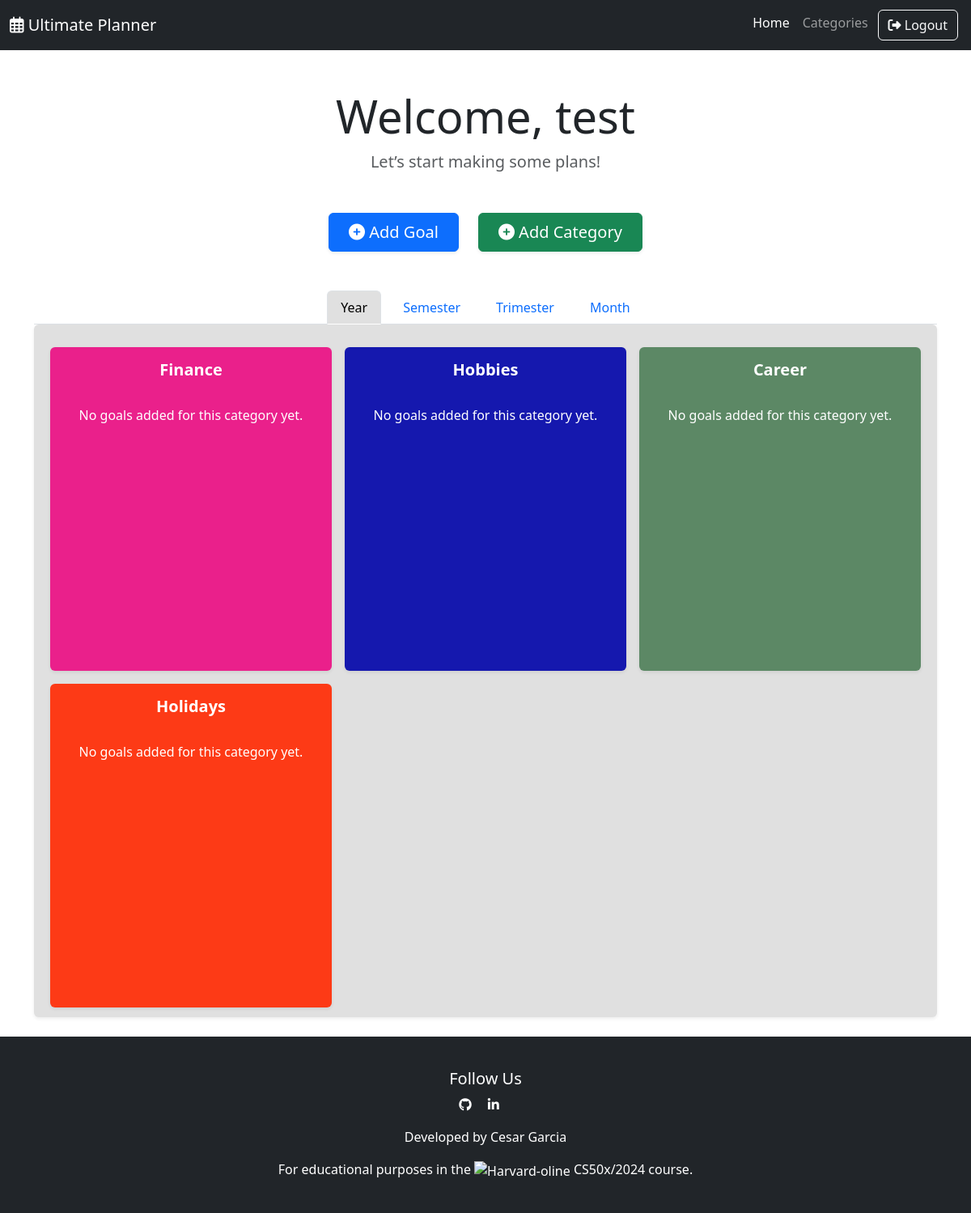
Page /dashboard (signed in) on the earlier database version.
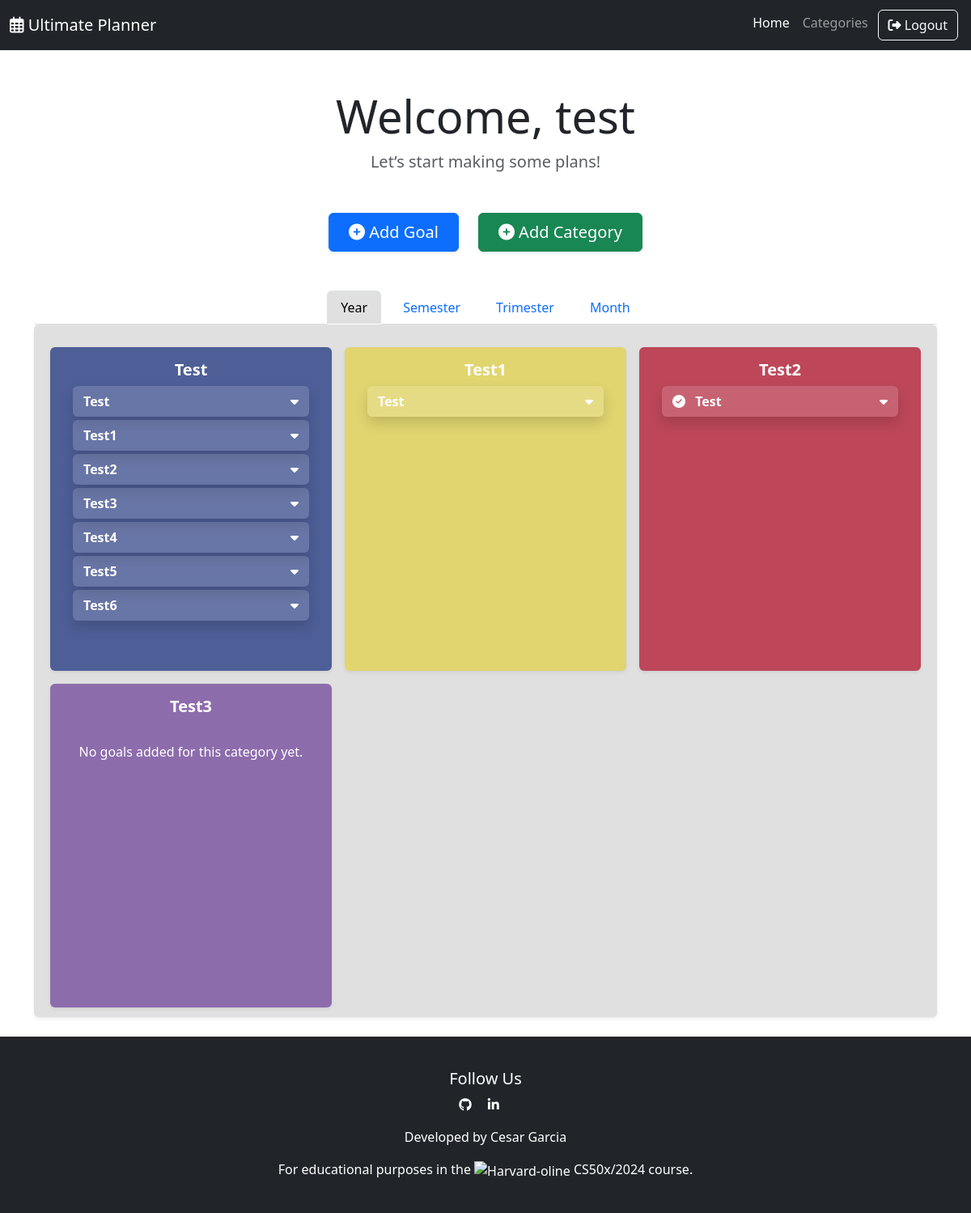
Same page on the later database version.
### app.py (models this page shows, shortened)
class User(db.Model):
    user_id = db.Column(db.Integer, primary_key=True)
    user_name = db.Column(db.String(120), unique=True, nullable=False)
    password = db.Column(db.String(128), nullable=False)
    categories = db.relationship('Category', backref='user', lazy=True)

class Category(db.Model):
    category_id = db.Column(db.Integer, primary_key=True)
    category_name = db.Column(db.String(100), nullable=False)
    category_color = db.Column(db.String(7), nullable=False)
    user_id = db.Column(db.Integer, db.ForeignKey('user.user_id'), nullable=False)
    __table_args__ = (
        db.UniqueConstraint('category_name', 'user_id', name='unique_category_per_user'),
        db.UniqueConstraint('category_color', 'user_id', name='unique_color_per_user')
    )
    def __repr__(self):
        return f"Category('{self.category_id}', '{self.category_name}', '{self.category_color}')"

class Goal(db.Model):
    goal_id = db.Column(db.Integer, primary_key=True)
    goal_name = db.Column(db.String(100), nullable=False)
    goal_description = db.Column(db.String(255), nullable=False)
    goal_important = db.Column(db.Boolean, default=False)
    goal_done = db.Column(db.Boolean, default=False)
    goal_timeframe_selection = db.Column(db.String(50), nullable=False)  # Use a regular string column
    user_id = db.Column(db.Integer, db.ForeignKey('user.user_id'), nullable=False)
    category_id = db.Column(db.Integer, db.ForeignKey('category.category_id'), nullable=False)
    def __repr__(self):
        return f"Goal('{self.goal_id}', '{self.goal_name}', '{self.goal_description}', '{self.goal_important}', '{self.goal_done}', '{self.goal_timeframe_selection}')"

### app.py (the view)
@app.route('/dashboard')
def dashboard():
    if 'user_id' not in session:
        flash("You need to log in first.", "danger")
        return redirect(url_for('login'))
    user = User.query.get(session['user_id'])
    categories = user.categories
    goals = Goal.query.filter_by(user_id=user.user_id).all()
    print("User ID:", user.user_id)
    print("Categories:", categories)
    print("Goals:", goals)
    for goal in goals:
        print("Goal ID:", goal.goal_id)
        print("Goal Timeframe Selection:", goal.goal_timeframe_selection)
    return render_template('dashboard.html', username=user.user_name, categories=categories, goals=goals)

### templates/dashboard.html (shortened to what this page needs)
{% extends 'base.html' %}
{% block content %}
  <div class="container mt-5">
    <div class="text-center mb-5">
      <h2 class="display-4">Welcome, {{ username }}</h2>
      <p class="lead text-muted">Let’s start making some plans!</p>
    </div>
    <div class="d-grid gap-3 gap-md-4 d-md-flex justify-content-md-center mb-4">
      <a class="btn btn-primary btn-lg px-4 rounded shadow-sm" href="{{ url_for('add_goal') }}"><i class="fa-solid fa-circle-plus"></i> Add Goal</a>
      <a class="btn btn-success btn-lg px-4 rounded shadow-sm" href="{{ url_for('add_category') }}"><i class="fa-solid fa-circle-plus"></i> Add Category</a>
    </div>
    <br />
    {% if categories %}
      <ul class="nav nav-tabs justify-content-center" id="myTab" role="tablist">
        <li class="nav-item text-center" role="presentation">
          <button class="nav-link active" id="year-tab" data-bs-toggle="tab" data-bs-target="#year" type="button" role="tab" aria-controls="year" aria-selected="true">Year</button>
        </li>
        <li class="nav-item text-center" role="presentation">
          <button class="nav-link" id="semester-tab" data-bs-toggle="tab" data-bs-target="#semester" type="button" role="tab" aria-controls="semester" aria-selected="false">Semester</button>
        </li>
        <li class="nav-item text-center" role="presentation">
          <button class="nav-link" id="trimester-tab" data-bs-toggle="tab" data-bs-target="#trimester" type="button" role="tab" aria-controls="trimester" aria-selected="false">Trimester</button>
        </li>
        <li class="nav-item text-center" role="presentation">
          <button class="nav-link" id="month-tab" data-bs-toggle="tab" data-bs-target="#month" type="button" role="tab" aria-controls="month" aria-selected="false">Month</button>
        </li>
      </ul>
      <div class="tab-content custom-grey p-1 rounded shadow-sm border-0" id="myTabContent">
        <div class="tab-pane fade show active custom-grey" id="year" role="tabpanel" aria-labelledby="year-tab">
          {% set goal_timeframe_selection = 'year' %}
          <div class="row m-2 g-3">
            {% include 'partials/_categories.html' %}
          </div>
        </div>
          {% set goal_timeframe_selection = 'semester' %}
          {% set goal_timeframe_selection = 'trimester' %}
          {% set goal_timeframe_selection = 'month' %}
      </div>
    {% endif %}
  </div>
{% endblock %}

### templates/base.html (shortened to what this page needs)
<!DOCTYPE html>
<html lang="en">
<head>
    <link href="https://cdn.jsdelivr.net/npm/bootstrap@5.3.2/dist/css/bootstrap.min.css" rel="stylesheet">
    <link rel="stylesheet" href="https://cdnjs.cloudflare.com/ajax/libs/font-awesome/6.7.1/css/all.min.css" />
    <link rel="stylesheet" href="static/css/styles.css">
</head>
<body>
    <nav class="navbar navbar-expand-lg navbar-dark bg-dark">
        <div class="container-fluid">
            <a class="navbar-brand" href="/"><i class="fa-regular fa-calendar-days"></i> Ultimate Planner</a>
            <div class="collapse navbar-collapse" id="navbarNav">
                <ul class="navbar-nav ms-auto">
                    <li class="nav-item">
                        <a class="nav-link active" href="{{ url_for('dashboard') }}">Home</a>
                    </li>
                    {% if session.get('user_id') %}
                    <li class="nav-item">
                        <a class="nav-link" href="{{ url_for('add_category')}}"> Categories </a>
                    </li>
                    <div class="col-auto m-1">
                        <a class="btn btn-outline-light" href="/logout">
                            <i class="fa-solid fa-sign-out-alt"></i> Logout
                        </a>
                    </div>
                    {% endif %}
                </ul>
            </div>
        </div>
    </nav>
    {% block content %}
    {% endblock %}
    <footer class="bg-dark text-white text-center py-4 mt-4">
        <div class="social-media mt-3">
            <h5>Follow Us</h5>
            <div class="social-icons">
                <a href="https://github.com/Cesargarciajr" class="text-white me-3 text-decoration-none" target="_blank">
                    <i class="fab fa-github"></i>
                </a>
                <a href="https://www.linkedin.com/in/cesar-garcia-637973aa/" class="text-white me-3 text-decoration-none" target="_blank">
                    <i class="fab fa-linkedin-in"></i>
                </a>
            </div>
        </div>
        <div class="mt-3">
            <p> Developed by <a href="https://github.com/Cesargarciajr" class="text-white text-decoration-none" target="_blank">Cesar Garcia</a>
            </p>
            <p class="pt-0">For educational purposes in the <a href="https://pll.harvard.edu/course/cs50-introduction-computer-science" class="text-white text-decoration-none" target="_blank"><img align="center" alt="Harvard-oline" height="100" width="100" src="https://pll.harvard.edu/themes/custom/twel_scholar/logo.svg"></a> CS50x/2024 course.</p>
        </div>
    </footer>
</body>
</html>

### templates/partials/_categories.html (shortened to what this page needs)
{% for category in categories %}
  <div class="col-12 col-md-6 col-lg-4 category-container">
    <div class="p-3 text-center rounded shadow-sm category-container" style="background-color: {{ category.category_color }}; color: #fff;">
      <h5><strong>{{ category.category_name }}</strong></h5>
      {% set category_goals = goals|selectattr('category_id', 'equalto', category.category_id)|selectattr('goal_timeframe_selection', 'equalto', goal_timeframe_selection)|list %}
      {% if category_goals %}
        <ul class="m-2 p-0">
          {% for goal in category_goals %}
            <li class="list-group-item m-1 shadow rounded-2 text-white d-flex flex-column" style="background-color: rgba(255, 255, 255, 0.15);">
              <div class="d-flex justify-content-between">
                <h5 class="mb-0 w-100">
                  <button class="btn collapsed w-100 text-white text-start" type="button" data-bs-toggle="collapse" data-bs-target="#goal-{{ goal.goal_id }}" aria-expanded="false" aria-controls="goal-{{ goal.goal_id }}">
                    <strong class="d-flex justify-content-between align-items-center">
                      <span>
                        {% if goal.goal_done %}
                          <i class="fa-solid fa-circle-check me-2"></i>
                        {% endif %}
                        {{ goal.goal_name }}
                      </span>
                      <i class="fa-solid fa-caret-down"></i>
                    </strong>
                  </button>
                </h5>
              </div>
            </li>
          {% endfor %}
        </ul>
      {% else %}
        <p class="pt-4 text-white text-center">No goals added for this category yet.</p>
      {% endif %}
    </div>
  </div>
{% endfor %}

### static/css/styles.css (style rules this page uses)
html, body { height: 85%; }
.container-fluid { height: 100%; }
.custom-grey { background-color: #e0e0e0; }
.category-container { min-height: 50vh !important; }
.nav-tabs { justify-content: center; }
.nav-tabs .nav-item { margin: 0 5px; }
.nav-tabs .nav-link.active { background-color: #e0e0e0; color: #000; }

Differences in the rows shown:
removed Category: category_name "Finance", shows "No goals added for this category yet."
removed Category: category_name "Hobbies", shows "No goals added for this category yet."
removed Category: category_name "Career", shows "No goals added for this category yet."
removed Category: category_name "Holidays", shows "No goals added for this category yet."
added Category: category_name "Test"
added Goal: goal_name "Test", shown under Category "Test"
added Goal: goal_name "Test1", shown under Category "Test"
added Goal: goal_name "Test2", shown under Category "Test"
added Goal: goal_name "Test3", shown under Category "Test"
added Goal: goal_name "Test4", shown under Category "Test"
added Goal: goal_name "Test5", shown under Category "Test"
added Goal: goal_name "Test6", shown under Category "Test"
added Category: category_name "Test1"
added Goal: goal_name "Test", shown under Category "Test1"
added Category: category_name "Test2"
added Goal: goal_done True (drawn), goal_name "Test", shown under Category "Test2"
added Category: category_name "Test3", shows "No goals added for this category yet."
